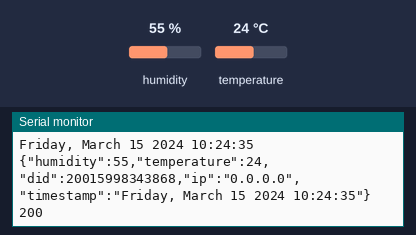
Simulated run of this program. Board: ESP32. On the bench: the last lines printed to the serial monitor. Inputs (shaded band) come from the test bench; at power-on: humidity 55 %, temperature 24 °C. Uploads are accepted with an empty reply; the local clock reads 2024-03-15 10:24:30 at power-on unless the program sets it.

Above: at 6.0 s.
6.1 s: humidity set to 22 %
At 10.64 s:
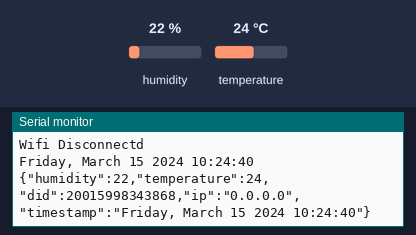
12.3 s: temperature set to 12 °C
At 17.3 s:
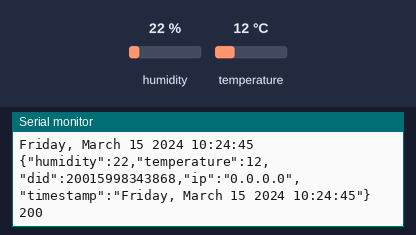
18.5 s: humidity set to 40 %
At 22.3 s:
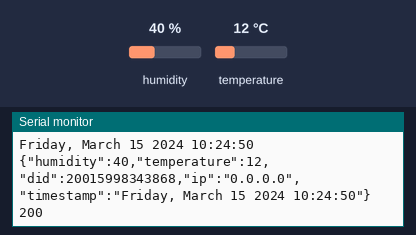
Timing chart, 0 to 23.8 s (numbered marks = the images above; inputs shaded):
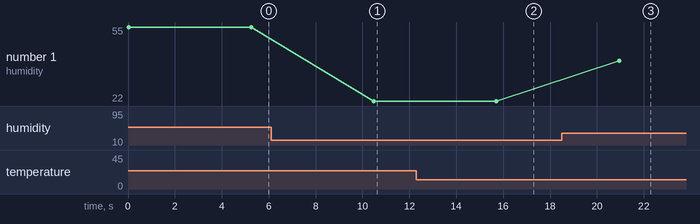

The program:

main.cpp
```cpp
#include "config.h"
#include "esp_sleep.h"
#include "esp_system.h"

const char* ntpServer = "pool.ntp.org";
const uint64_t chipId = ESP.getEfuseMac();
uint8_t retries = 0;


WifiConfiguration Wifi(SSID, PASSWORD);
AgriArenaClient Client;
Sensors Sensor(DHT_PIN, DHT_TYPE);

IPAddress IP = Wifi.getIP();

void setup() {
    Serial.begin(115200);
    // configureLED(LED);
    // pinMode(SWITCH, INPUT);
    configTime(0, 0, ntpServer);

    Serial.println("Starting...");
    // setColor(10, 0, 0); setColor(0, 10, 0); setColor(0, 0, 10);

    if (!Wifi.config(R)) { return; }
    Client.config(ENDPOINT, TLS_CERTIFICATE);
}

bool isPressed = false;
unsigned long pressTime = 0;

void loop() {
    // if (Wifi.isAlive(R)) {
    //     if (digitalRead(SWITCH) == HIGH) {
    //         if (!isPressed) {
    //             pressTime = millis();
    //             Sensor.read();
    //             Client.send(Sensor.get(), chipId, IP);
    //         }
    //     }
    // } else if (!Wifi.isAlive(R) && retries < 2){
    //     Serial.println("WiFi Disconnected");
    //     retries++;
    //     IP = Wifi.reconnect(R);
    // }

    Serial.print("Length = ");
    Serial.println(ENDPOINT.length());

    if(ENDPOINT == "INVALID_URL") {
        Serial.print("Endpoint = ");
        Serial.println(ENDPOINT);
    }

    if (!Wifi.isAlive(R)) {
        Serial.println("Wifi Disconnectd");
    }

    Sensor.read();
    Client.send(Sensor.get(), chipId, IP);
    delay(5000);

}
```

config.h
```cpp
#include <Arduino.h>

#include "AgriArenaClient.h"
#include "WifiConfiguration.h"
#include "Sensors.h"
// #include "RGB_LED.cpp"

#define SWITCH 5
#define DHT_PIN 4
#define DHT_TYPE DHT11

const String SSID = "";
const String PASSWORD = "";
const String ENDPOINT = "";
const char *TLS_CERTIFICATE = R"KEY(

)KEY";

const uint8_t R = 15;
// const uint8_t G = 14;
// const uint8_t B = 13;

// uint8_t LED[3] = {15, 14, 13};
```

Measured:
- after the input at 6.1 s, the serial monitor: prints a new line after 4.4 s (image 1)
- after the input at 12.3 s, the serial monitor: prints a new line after 3.4 s (image 2)
- after the input at 18.5 s, the serial monitor: prints a new line after 2.4 s (image 3)
- plotted number 1: 55 → 22 after the input at 6.1 s, 22 → 40 after the input at 18.5 s
